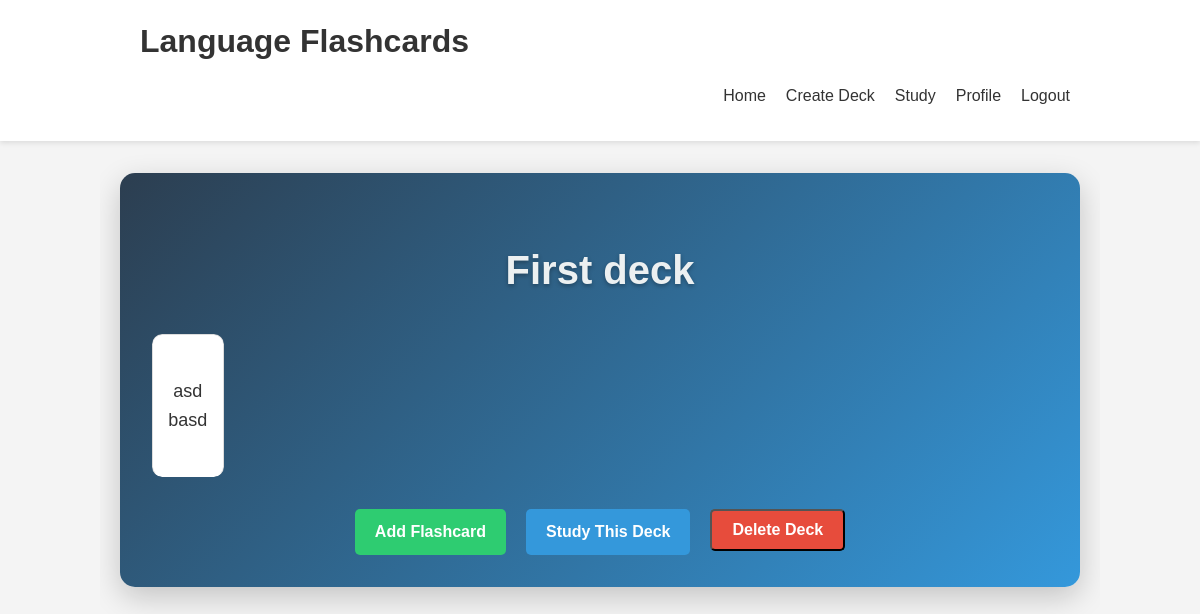
The app's page /deck/4/ (signed in), older data.
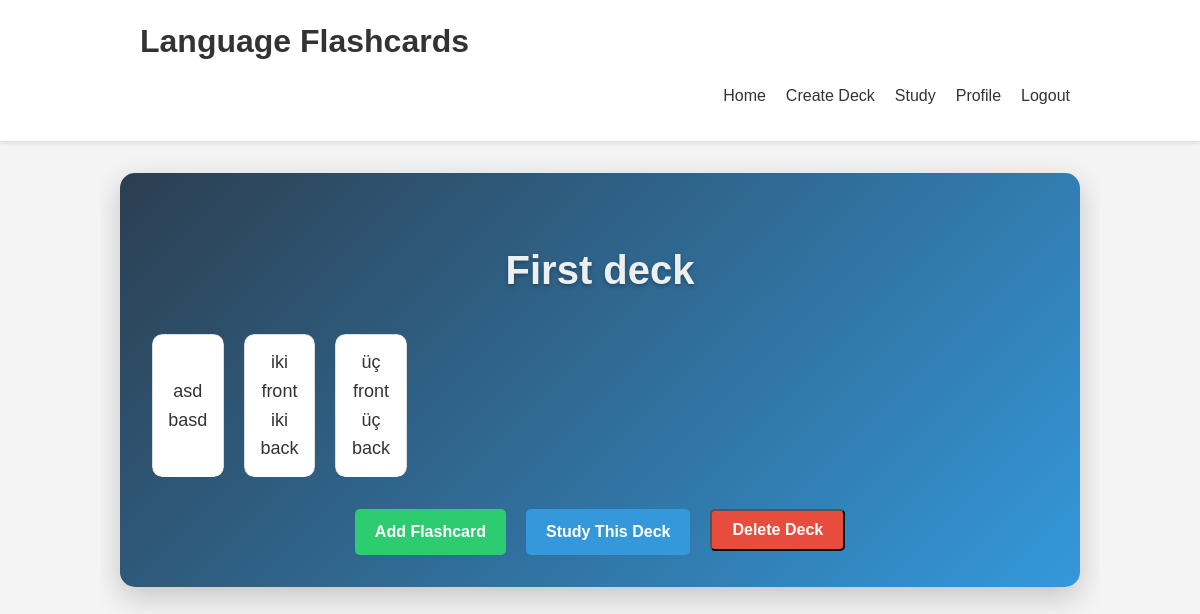
The same page, newer data.
### flashcards/models.py (models this page shows, shortened)
class Flashcard(models.Model):
    deck = models.ForeignKey(Deck, on_delete=models.CASCADE)
    front = models.TextField()
    back = models.TextField()
    created_at = models.DateTimeField(auto_now_add=True)
    last_reviewed = models.DateTimeField(null=True, blank=True)
    ease_factor = models.FloatField(default=2.5)
    interval = models.IntegerField(default=1)

### flashcards/views.py (the view)
# urls.py: path('deck/<int:deck_id>/', views.deck_detail, name='deck_detail'),
@login_required
def deck_detail(request, deck_id):
    deck = get_object_or_404(Deck, id=deck_id, user=request.user)
    flashcards = Flashcard.objects.filter(deck=deck)
    return render(request, 'flashcards/deck_detail.html', {'deck': deck, 'flashcards': flashcards})

### flashcards/templates/flashcards/deck_detail.html (shortened to what this page needs)
{% extends 'flashcards/base.html' %}
{% load static %}
{% block content %}
<div class="deck-detail-container">
    <h2 class="deck-title">{{ deck.name }}</h2>
    <div class="flashcards-grid">
        {% for card in flashcards %}
            <div class="flashcard-item">
                <div class="flashcard-content">
                    <div class="flashcard-front"> {{ card.front }} <br> {{ card.back }}</div>
                </div>
            </div>
        {% empty %}
            <p class="empty-state">No flashcards in this deck yet.</p>
        {% endfor %}
    </div>
    <div class="deck-actions">
        <a href="{% url 'add_flashcard' deck.id %}" class="action-btn add-btn">Add Flashcard</a>
        <a href="{% url 'study_deck' deck.id %}" class="action-btn study-btn">Study This Deck</a>
        <form method="post" action="{% url 'delete_deck' deck.id %}" class="delete-form">
            <button type="submit" class="action-btn delete-btn" onclick="return confirm('Are you sure you want to delete this deck?');">Delete Deck</button>
        </form>
    </div>
</div>
{% endblock %}

Row changes from the older to the newer data that the page shows:
added Flashcard: front "iki front", back "iki…"
added Flashcard: front "üç front", back "üç…"
